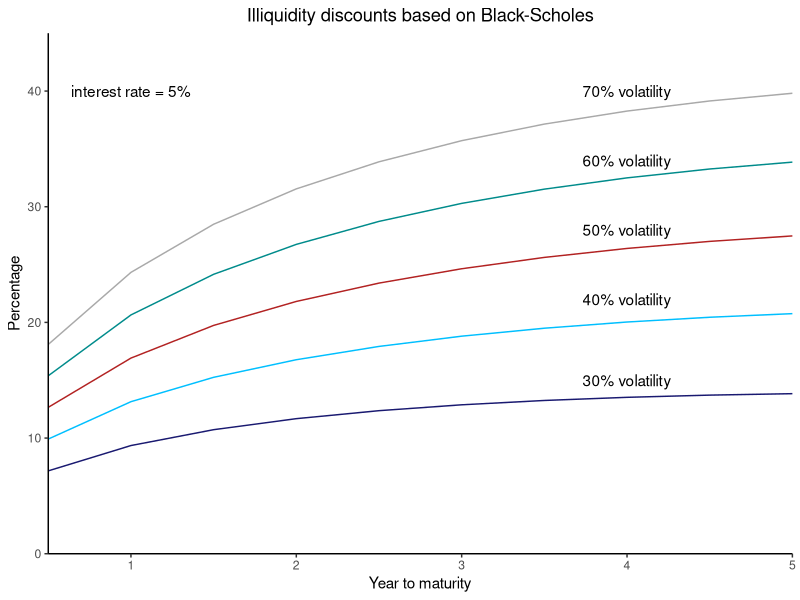
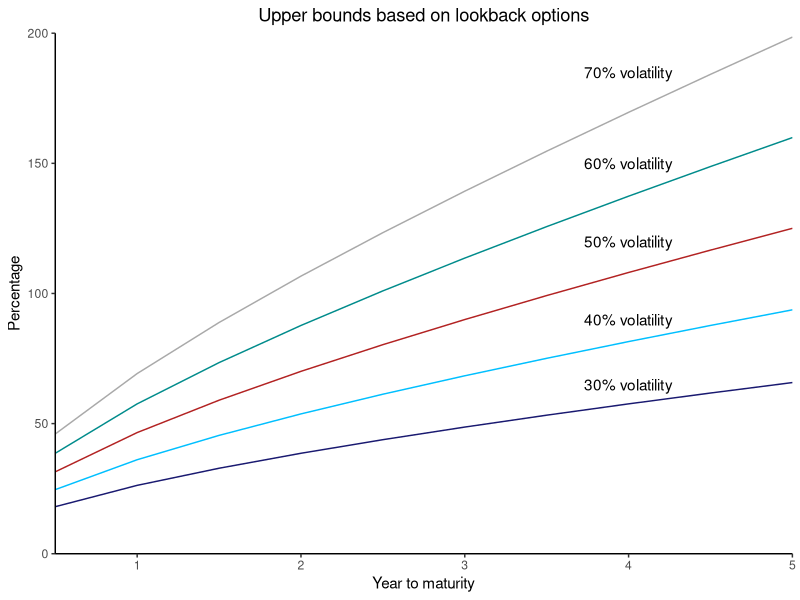
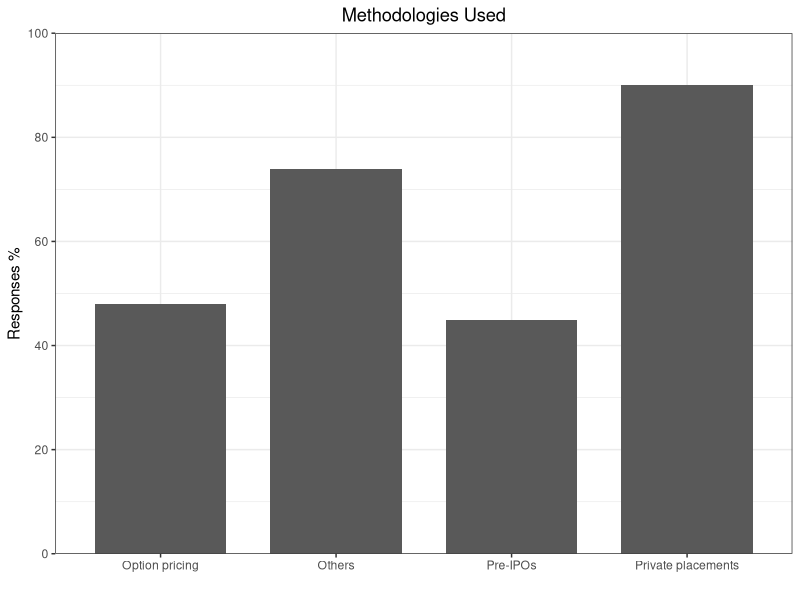
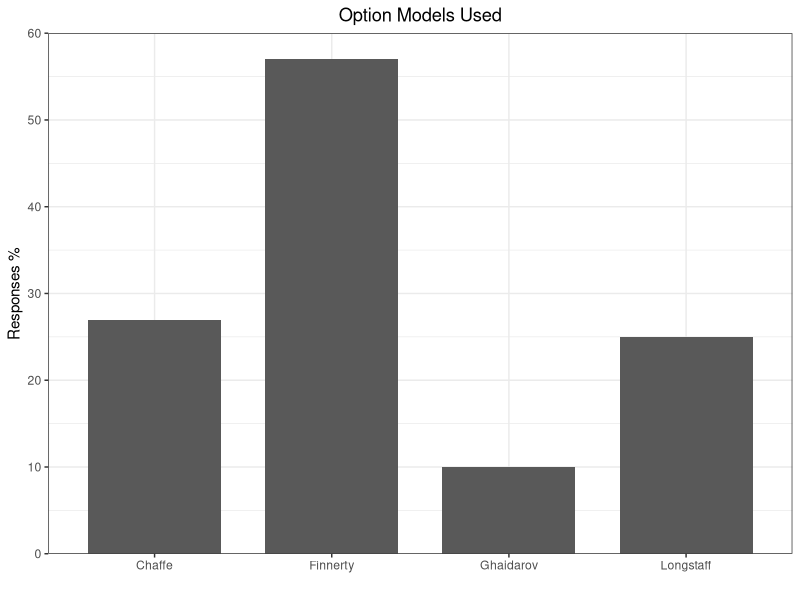

Here is the R script that generated these plots, in order:
## ---- chunk 1
knitr::opts_chunk$set(echo = TRUE)
## ---- chunk 2
library(ggplot2);

#defining BS put function with S and K at 100
blackscholes <- function(r, t, v) {
  d1 <- (log(1) + (r + v^2/2)*t) / (v*sqrt(t));
  d2 <- d1 - v*sqrt(t);
  out <- (100*exp(-r*t)*pnorm(-d2) - 100*pnorm(-d1));
  return(out);
}
#empty vectors to be populated for varying vol inputs
series30 <- c();
series40 <- c();
series50 <- c();
series60 <- c();
series70 <- c();
years <- seq(0.5, 5, by=0.5); #years to maturity
#loop through T to populate different vectors
for (t in years) {
  series30 <- append(series30, blackscholes(0.05, t, 0.3));
  series40 <- append(series40, blackscholes(0.05, t, 0.4));
  series50 <- append(series50, blackscholes(0.05, t, 0.5));
  series60 <- append(series60, blackscholes(0.05, t, 0.6));
  series70 <- append(series70, blackscholes(0.05, t, 0.7));
}

data <- data.frame(years, series30, series40, series50, series60, series70);
bs <- ggplot(data, aes(x=years, y = value)) + labs(x="Year to maturity", y="Percentage") + ggtitle("Illiquidity discounts based on Black-Scholes") + theme_bw() + theme(plot.title = element_text(hjust = 0.5)) + theme(legend.position="none") + annotate(geom="text", x=1.0, y=40, label="interest rate = 5%");
bs <- bs + geom_text(aes(x = 4, y = 40, label = "70% volatility"), stat = "unique") + geom_text(aes(x = 4, y = 34, label = "60% volatility"), stat = "unique") + geom_text(aes(x = 4, y = 28, label = "50% volatility"), stat = "unique") + geom_text(aes(x = 4, y = 22, label = "40% volatility"), stat = "unique") + geom_text(aes(x = 4, y = 15, label = "30% volatility"), stat = "unique");
bs <- bs + geom_line(aes(y = series30), color = "midnightblue") + geom_line(aes(y = series40), color = "deepskyblue") + geom_line(aes(y = series50), color = "firebrick") + geom_line(aes(y = series60), color = "darkcyan") + geom_line(aes(y = series70), color = "darkgrey");
bs <- bs + scale_x_continuous(expand = c(0, 0), limits = c(0.5, 5)) + scale_y_continuous(expand = c(0 ,0), limits = c(0, 45));
bs <- bs + theme(axis.line = element_line(colour = "black"), panel.grid.major = element_blank(), panel.grid.minor = element_blank(), panel.border = element_blank(), panel.background = element_blank());
bs;
## ---- chunk 3
library(ggplot2)
#define function for a lookback as shown in paper
lookback <- function(v, t) {
  return( 100* ((2 + (t*v^2)/2) * pnorm(sqrt(t*v^2)/2) + sqrt((t*v^2)/(2*pi)) * exp(-((t*v^2)/8)) - 1) ); 
}
series30 <- c();
series40 <- c();
series50 <- c();
series60 <- c();
series70 <- c();
years <- seq(0.5, 5, by=0.5); #years to maturity
#loop through T to populate different vectors
for (t in years) {
  series30 <- append(series30, lookback(0.3, t));
  series40 <- append(series40, lookback(0.4, t));
  series50 <- append(series50, lookback(0.5, t));
  series60 <- append(series60, lookback(0.6, t));
  series70 <- append(series70, lookback(0.7, t));
}

data <- data.frame(years, series30, series40, series50, series60, series70);
lookbackplot <- ggplot(data, aes(x=years, y = value)) + labs(x="Year to maturity", y="Percentage") + ggtitle("Upper bounds based on lookback options") + theme_bw() + theme(plot.title = element_text(hjust = 0.5)) + theme(legend.position="none");
lookbackplot <- lookbackplot + geom_text(aes(x = 4, y = 185, label = "70% volatility"), stat = "unique") + geom_text(aes(x = 4, y = 150, label = "60% volatility"), stat = "unique") + geom_text(aes(x = 4, y = 120, label = "50% volatility"), stat = "unique") + geom_text(aes(x = 4, y = 90, label = "40% volatility"), stat = "unique") + geom_text(aes(x = 4, y = 65, label = "30% volatility"), stat = "unique");
lookbackplot <- lookbackplot + geom_line(aes(y = series30), color = "midnightblue") + geom_line(aes(y = series40), color = "deepskyblue") + geom_line(aes(y = series50), color = "firebrick") + geom_line(aes(y = series60), color = "darkcyan") + geom_line(aes(y = series70), color = "darkgrey");
lookbackplot <- lookbackplot + scale_x_continuous(expand = c(0, 0), limits = c(0.5, 5)) + scale_y_continuous(expand = c(0 ,0), limits = c(0, 200));
lookbackplot <- lookbackplot + theme(axis.line = element_line(colour = "black"), panel.grid.major = element_blank(), panel.grid.minor = element_blank(), panel.border = element_blank(), panel.background = element_blank());
lookbackplot;
## ---- chunk 4
library(ggplot2);

methods <- c("Private placements", "Pre-IPOs", "Option pricing", "Others");
responses <- c(90, 45, 48, 74);
df <- data.frame(methods, responses);
allResponses <- ggplot(data = df, aes(x = methods, y = responses)) + geom_col(width=0.75) + scale_y_continuous(limits=c(0,100), breaks=seq(0,100,20), expand=c(0,0)) +  labs(x="", y="Responses %") + ggtitle("Methodologies Used") + theme_bw() + theme(plot.title = element_text(hjust = 0.5));

options <- c("Finnerty", "Longstaff", "Chaffe", "Ghaidarov");
choices <- c(57, 25, 27, 10);
data <- data.frame(options, choices);
optionResponses <- ggplot(data = data, aes(x = options, y = choices)) + geom_col(width=0.75) + scale_y_continuous(limits=c(0, 60), breaks=seq(0, 60, 10), expand=c(0,0)) + labs(x="", y="Responses %") + ggtitle("Option Models Used") + theme_bw() + theme(plot.title = element_text(hjust = 0.5));

par(mfrow=c(1,2));
allResponses;
optionResponses;
par(mfrow=c(1,1));

